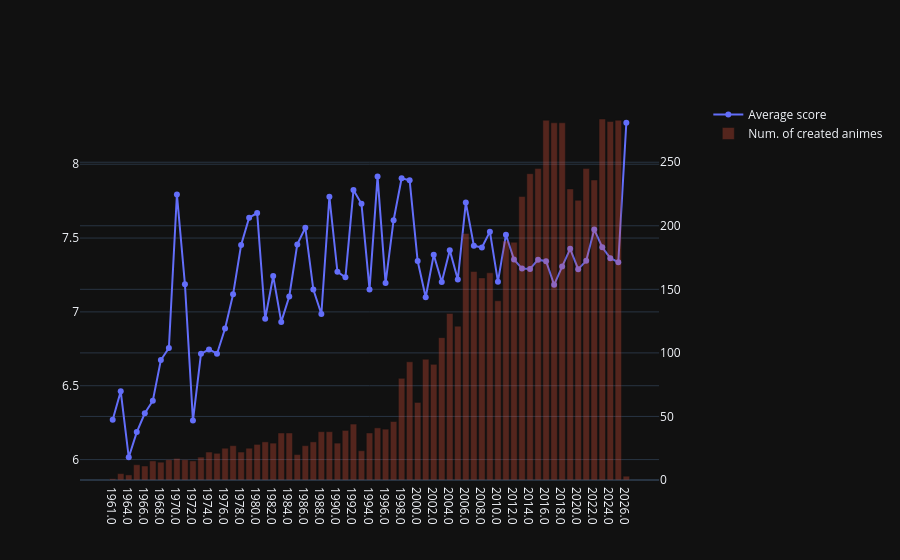

Here is the notebook cell this chart was saved with:
### Code cell
from plotly.subplots import make_subplots
import plotly.graph_objects as go

df_dual = con.execute(query_qty).df()
fig = make_subplots(specs=[[{"secondary_y": True}]])
fig.add_trace(
    go.Scatter(x=df_dual['year'], y=df_dual['avg_score'],
               name="Average score", mode='lines+markers'),
    secondary_y=False,
)
fig.add_trace(
    go.Bar(x=df_dual['year'], y=df_dual['anime_count'],
           name="Num. of created animes", opacity=0.3),
    secondary_y=True,
)
